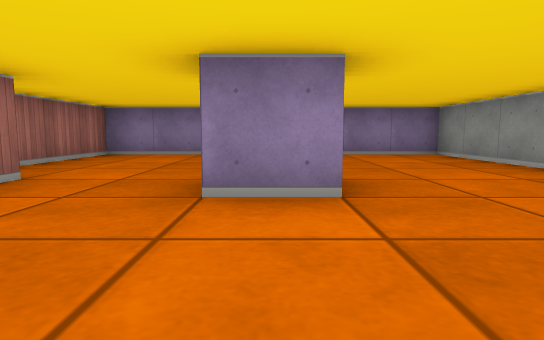
[1] (above)

15 first-person views from a walk through a cub3D level. The camera is about half as high as the walls, tilts 6° down and sees 75° across. The floor is counted in squares. Each view is taken from the middle of a square. On the plan, view 1 faces up. The plan holds only what a view shows up to about 9 squares ahead; the rest is blank.

[2]
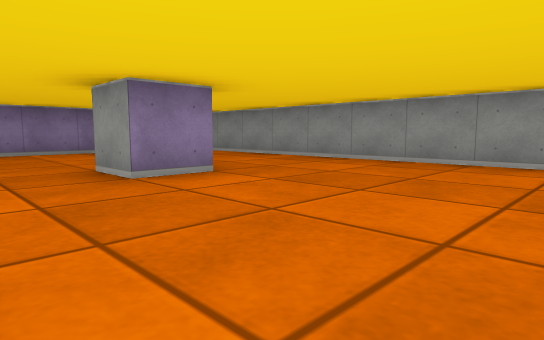

[3]
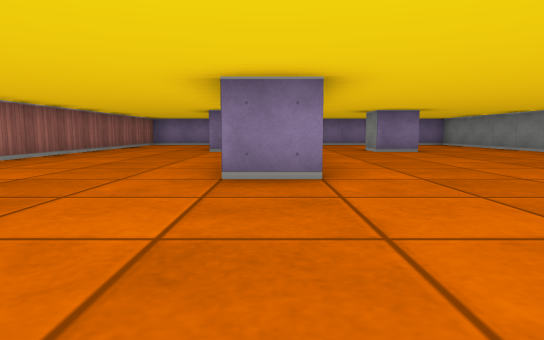

[4]
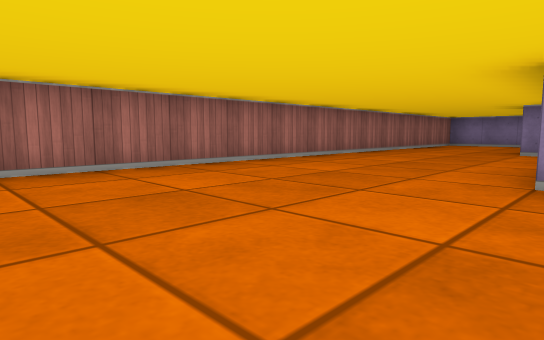

[5]
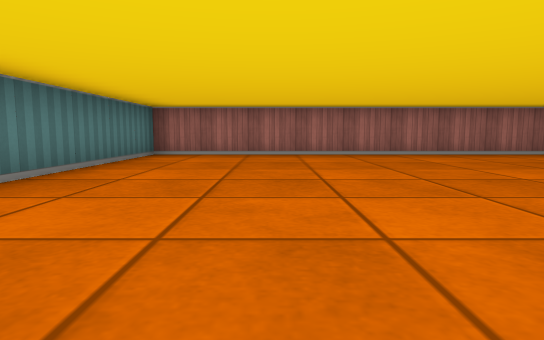

[6]
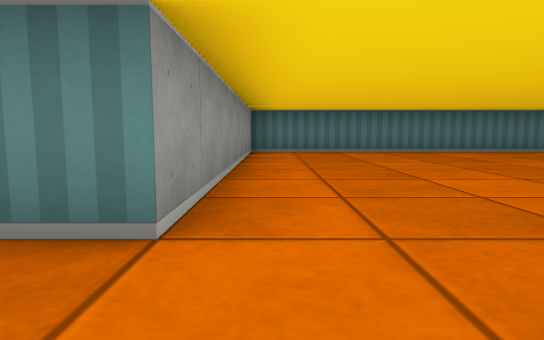

[7]
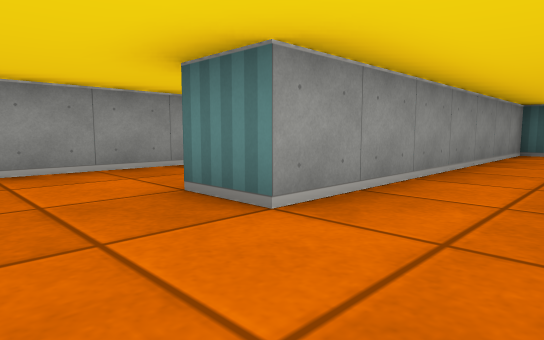

[8]
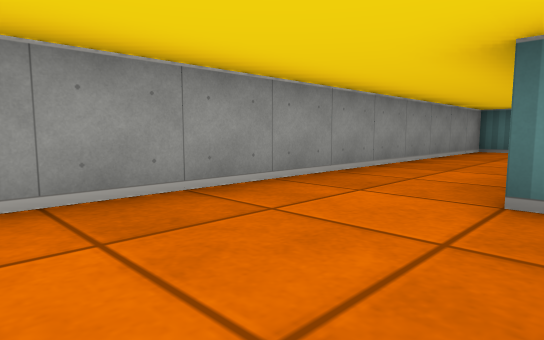

[9]
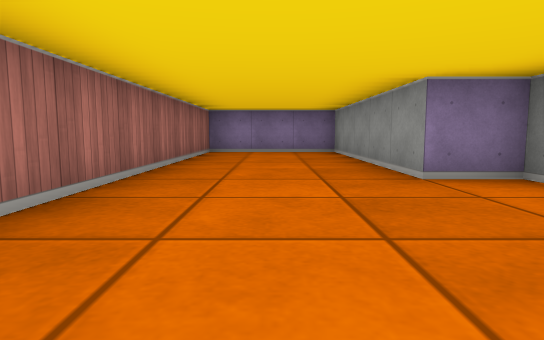

[10]
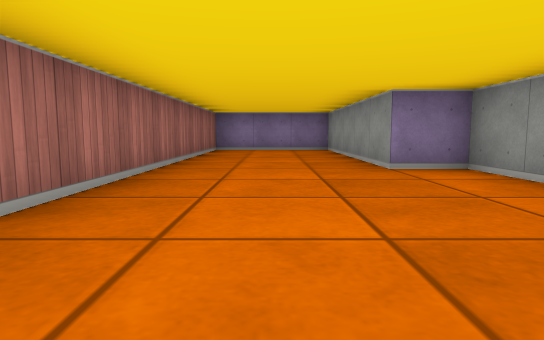

[11]
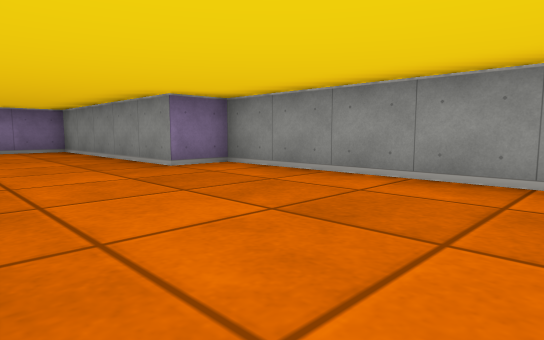

[12]
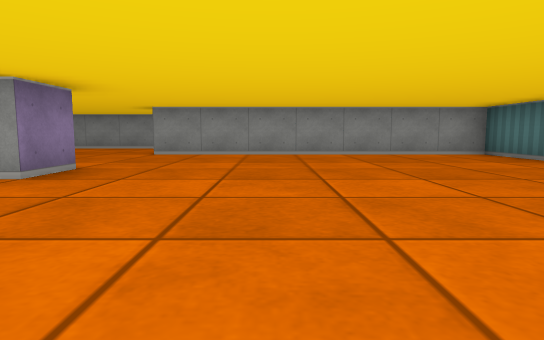

[13]
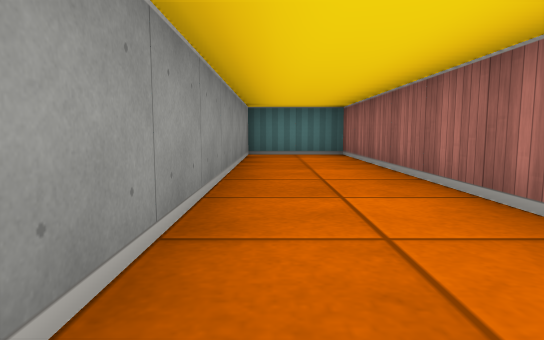

[14]
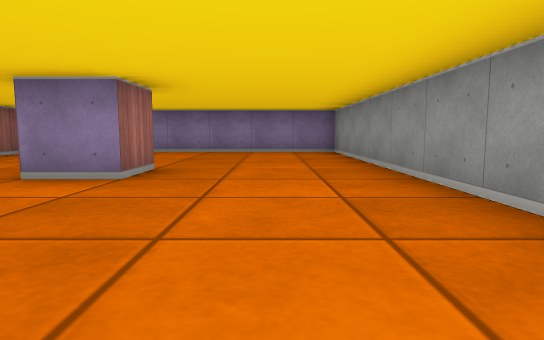

[15]
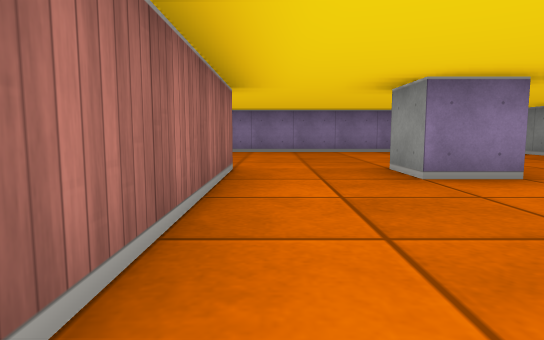

### Floor plan
Points are (right, up) in squares from view 1. A wall is a line through its corners. A room is listed if a view was taken in it or the views show most of it. See-through windows are left out.
Room 1 (views 1, 2, 3, 4, 5, 6, 7, 8, 9, 10, 11, 12, 13, 14, 15)
walls: (-2.4, -2.5) (-3.5, -2.5) (-3.5, 2.5) (-4.5, 2.5) (-4.5, 7.5) (-7.5, 7.5) (-7.5, -9.5) (0.5, -9.5) (0.5, -2.5) (1.5, -2.5); (-2.5, 3.5) (-2.5, -0.5); (1.5, -3.9) (1.5, -9.5) (3.5, -9.5) (3.5, 7.5) (-3.5, 7.5) (-3.5, 4.9); (0.5, 3.5) (0.5, 2.5) (-0.5, 2.5) (-0.5, 3.5)

Positions as (right, up) in squares from view 1, and headings:
1: (0, 0), facing up
2: (-2, -1), facing up-right
3: (-3, -6), facing up
4: (-3, -6), facing up-left
5: (0, -7), facing left
6: (0, -1), facing down
7: (-1, -1), facing down-right
8: (1, 0), facing down-right
9: (-6, -1), facing up
10: (-6, -2), facing up
11: (-7, -2), facing up-right
12: (-7, -5), facing right
13: (3, -2), facing down
14: (2, -1), facing up
15: (-2, -1), facing up
